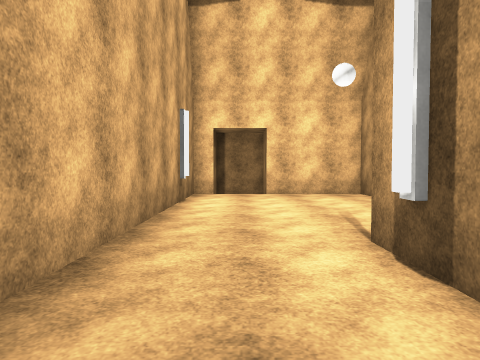
view 1 (above)

13 first-person views from a walk through a scene from a Unity 3-D project. The camera is 1.4 m above the floor, tilts 2° down and sees 70° across. The floor is counted in squares, 2 m on a side. Each view is taken from the middle of a square. On the plan, view 1 faces up. The plan holds only what a view shows up to about 11 squares ahead; the rest is blank. The place goes on beyond the plan. The player is left out. Surface patterns are stand-ins for the level's own textures.

view 2
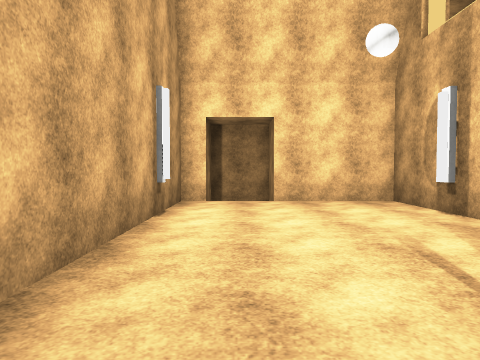

view 3
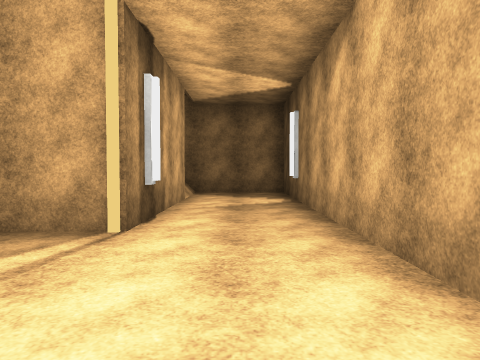

view 4
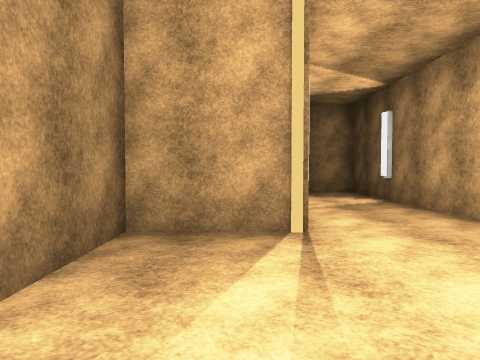

view 5
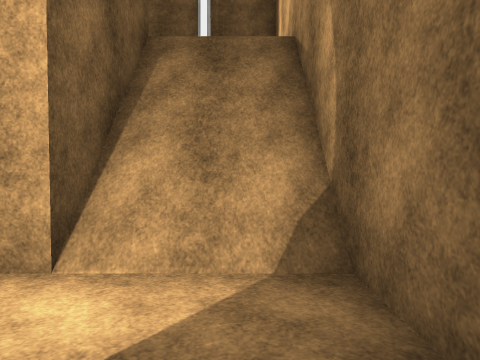

view 6
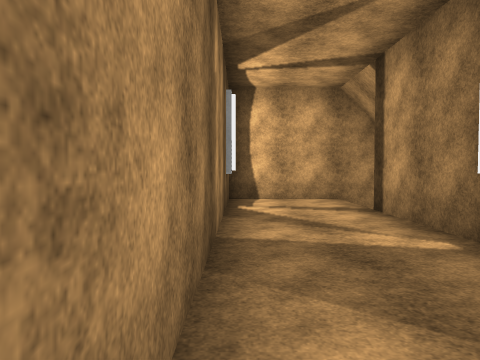

view 7
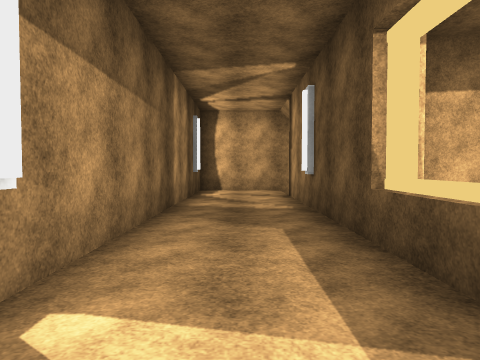

view 8
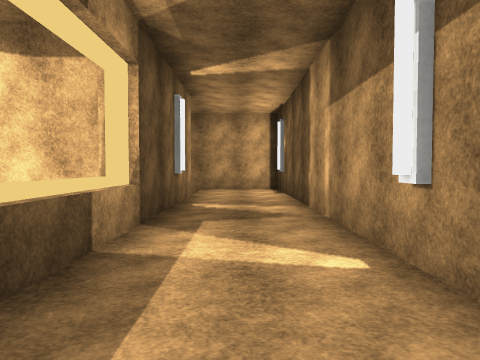

view 9
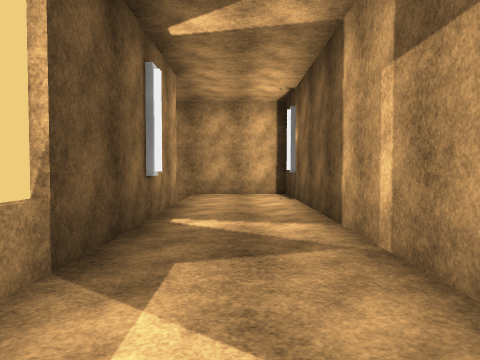

view 10
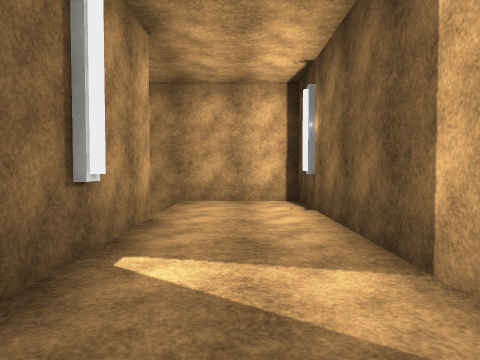

view 11
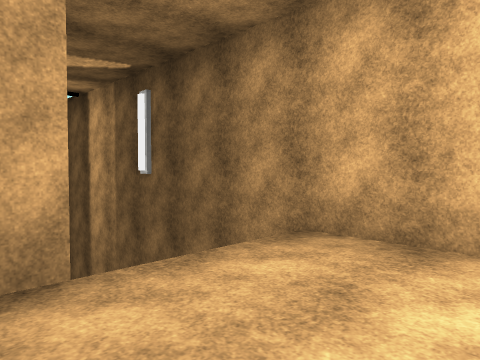

view 12
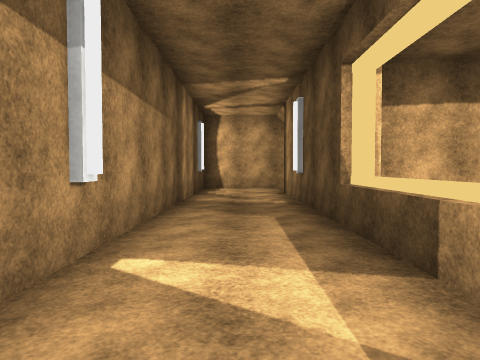

view 13
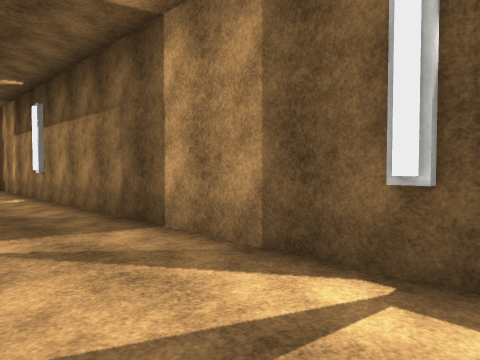

### Floor plan
Key: @ floor where view 1 was taken; # wall or solid block; . main floor; : floor 5 m higher than the main floor; / step, stairs or slope; ^ raised ledge; v drop or lower ground.
Columns run from 2 left of view 1 to 7 right of it. Each row starts with its distance up from view 1.
 16       ####
 15 vvvvvv:::#
 14       :::#
 13       :::#
 12      #:::#
 11      #:::#
 10 ## ####::#
  9 #.....#::#
  8 #.....^::#
  7 #.....^::#
  6 #.....^::#
  5 #.....^::#
  4 #.....#::#
  3 #...###::#
  2 #...###::#
  1 #...##:::#
  0 #.@.##:::#
 -1 #...//:::#
 -2 #...//:::#
 -3 ##########

Positions as (right, up) in squares from view 1, and headings:
1: (0, 0), facing up
2: (0, 2), facing up
3: (0, 7), facing down
4: (2, 7), facing down
5: (-1, -2), facing right
6: (6, 5), facing down
7: (5, 8), facing down
8: (5, 4), facing up
9: (5, 6), facing up
10: (5, 8), facing up
11: (6, 12), facing up-left
12: (5, 9), facing down
13: (4, -2), facing up-right
